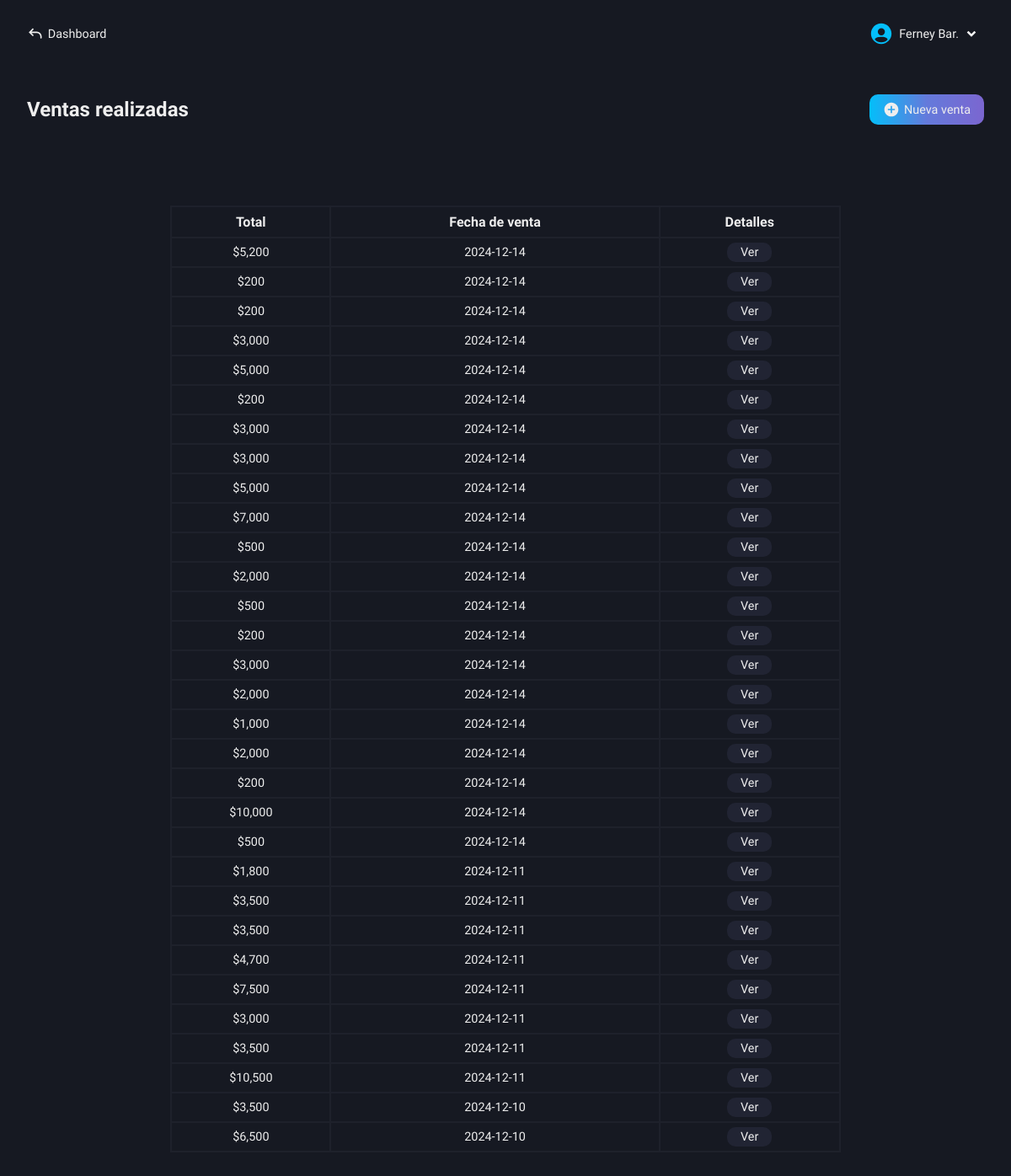
The app's page /roles/store/sales/sales-made.php (signed in), older data.
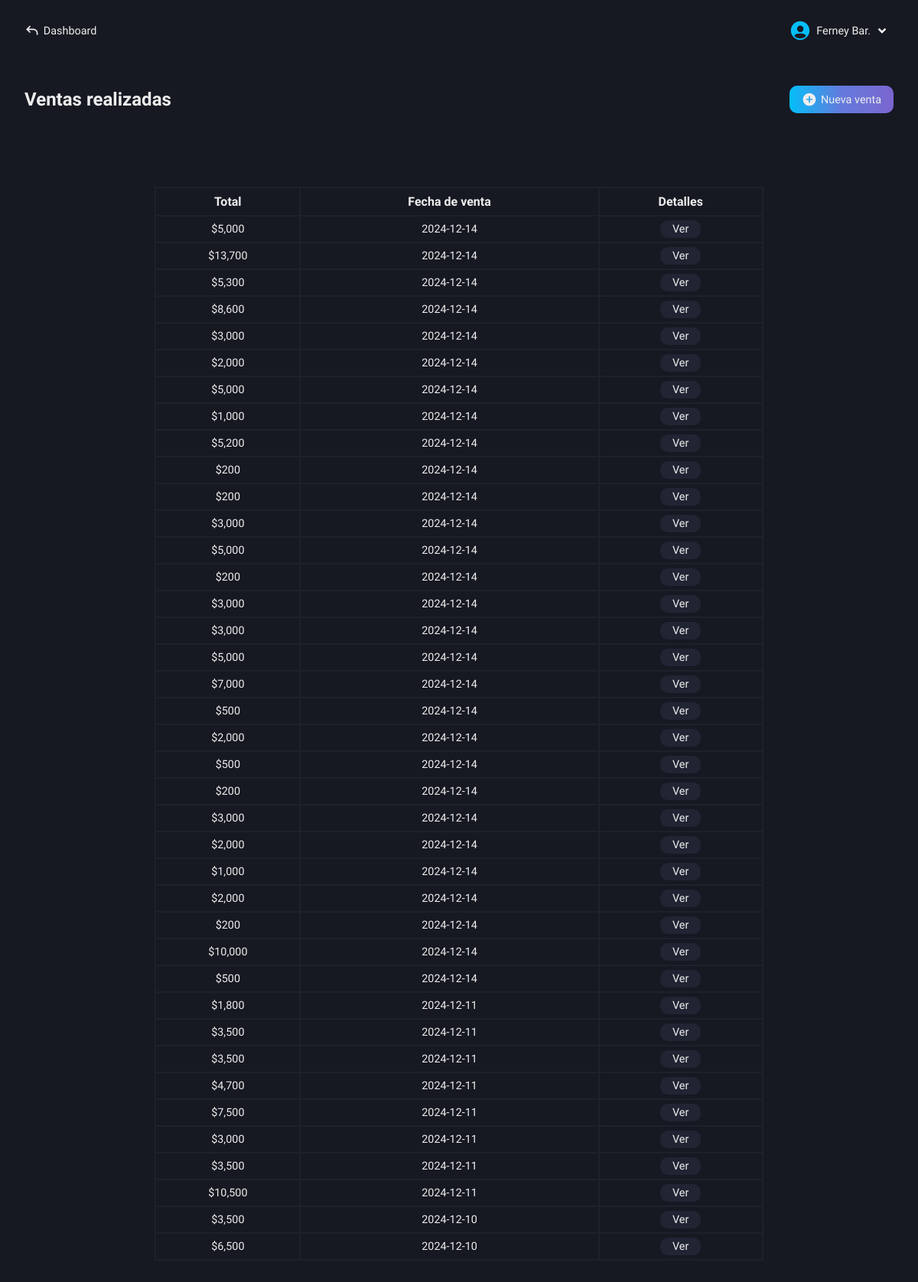
The same page, newer data.
### tables this page shows
CREATE TABLE `users` (
  `id` int(11) NOT NULL AUTO_INCREMENT,
  `name` varchar(100) NOT NULL,
  `lastname` varchar(100) NOT NULL,
  `email` varchar(100) NOT NULL,
  `pass` varchar(100) NOT NULL,
  `role` varchar(100) NOT NULL,
  PRIMARY KEY (`id`)
);

CREATE TABLE `sales` (
  `id` int(11) NOT NULL AUTO_INCREMENT,
  `total_amount` int(11) NOT NULL,
  `sale_date` date NOT NULL,
  PRIMARY KEY (`id`)
);

### roles/store/sales/sales-made.php (the view, shortened to what this page needs)
<!DOCTYPE html>
<html lang="es">
<head>
    <link rel="stylesheet" href="../../../css/store/sales-made.css">
    <?php
        include("../../../conexion.php");
        if (isset($_SESSION['user_id'])) {
            $id_user = $_SESSION['user_id'];
        } else {
            header("Location: ../../../index.php");
            exit();
        }
    ?>
</head>
<body>
    <main class="main">
        <nav class="nav-dash">
            <a href="../../dashboard-store.php" class="go-dash">
                <svg xmlns="http://www.w3.org/2000/svg" width="20" height="20" viewBox="0 0 24 24"><path fill="#eee" d="m4 10l-.707.707L2.586 10l.707-.707zm17 8a1 1 0 1 1-2 0zM8.293 15.707l-5-5l1.414-1.414l5 5zm-5-6.414l5-5l1.414 1.414l-5 5zM4 9h10v2H4zm17 7v2h-2v-2zm-7-7a7 7 0 0 1 7 7h-2a5 5 0 0 0-5-5z"/></svg>
                <p>Dashboard</p>
            </a>
            <div class="user-modal">
                <div class="username">
                    <div class="name-down">
                        <?php
                            $queryData = "SELECT name, lastname FROM users WHERE id = $id_user";
                            $result = mysqli_query($conexion, $queryData);
                            $rowData = mysqli_fetch_assoc($result);
                            echo "<p class='name'>" . $rowData['name'] . ' ' . substr($rowData['lastname'], 0, 3) . ".</p>";
                        ?>
                        <img src="../../../svg/down-arrow.svg" alt="">
                    </div>
                </div>
            </div>
        </nav>
        <section class="new-sale-products" id="hidden-modal">
            <div class="new-sale">
                <div class="tlt-button">
                    <h2 class="tlt-function">Ventas realizadas</h2>
                    <a href="new-sale.php" class="btn-new-sale bg-btn">
                        <svg xmlns="http://www.w3.org/2000/svg" width="20" height="20" viewBox="0 0 24 24"><path fill="#eee" d="M12 2C6.477 2 2 6.477 2 12s4.477 10 10 10s10-4.477 10-10S17.523 2 12 2m5 11h-4v4h-2v-4H7v-2h4V7h2v4h4z"/></svg>
                        <p>Nueva venta</p>
                    </a>
                </div>
                <div class="content-table">
                    <table>
                        <tr>
                            <th>Total</th>
                            <th>Fecha de venta</th>
                            <th>Detalles</th>
                        </tr>
                        <?php
                            $querySales = "SELECT * FROM sales ORDER BY id DESC";
                            $resultSales = mysqli_query($conexion, $querySales);
                            if($resultSales -> num_rows > 0) {
                                while ($row = mysqli_fetch_assoc($resultSales)){
                                    $id_sale = $row['id'];
                                    echo "<tr>
                                            <td>$" . number_format($row['total_amount'], 0) . "</td>
                                            <td>" . $row['sale_date'] . "</td>
                                            <td class='view-details'>
                                                <a href='functions/invoice-details.php?id=$id_sale'>Ver</a>
                                            </td>
                                        </tr>";
                                }
                            } else {
                                echo "<tr>
                                        <td colspan='3'>No hay ventas realizadas aún.</td>
                                      </tr>";
                            }
                        ?>
                    </table>
                </div>
            </div>
        </section>
    </main>
</body>
</html>

### css/store/sales-made.css (style rules this page uses)
.main { display: grid; grid-template-columns: 1fr; grid-template-rows: 80px auto; height: 100vh; background-color: var(--color-dark-blue-gray); }
.new-sale-products { grid-column: 1 / 2; grid-row: 2 / 3; padding: 2rem; box-sizing: border-box; background-color: var(--color-dark-blue-gray); }
.new-sale { display: flex; flex-direction: column; gap: 3rem; }
.tlt-button { display: flex; align-items: center; justify-content: space-between; }
.btn-new-sale { display: flex; align-items: center; gap: .3rem; padding: .5rem 1rem; border-radius: 10px; font-size: .9rem; text-decoration: none; }
.content-table { margin-top: 3rem; }
table, th, td { border: 2px solid var(--color-slate-gray); border-collapse: collapse; }
table { width: 50%; margin: auto; }
th, td { padding: .5rem 0; text-align: center; }
td { font-size: .9rem; font-weight: 300; }
.view-details a { text-decoration: none; background-color: var(--color-dark-charcoal-blue); padding: .2rem 1rem; border-radius: 10px; }
tr:nth-child(2) { animation: highlightRow 4s infinite; transition: all 0.3s ease; }
@media screen and (max-width: 1200px) { .main { height: 100%; } }
@media (max-width: 1400px) { table { width: 70%; } }

### css/base-nav-dash.css (style rules this page uses)
* { color: #eee; }
.nav-dash { grid-column: 1 / 2; grid-row: 1 / 2; display: flex; align-items: center; justify-content: space-between; padding: 0 2rem; box-sizing: border-box; user-select: none; }
.username { display: flex; align-items: center; gap: .4rem; cursor: pointer; }
.name-down { display: flex; align-items: center; }
.name-down .name { color: #eee; font-size: .9rem; }
.go-dash { display: flex; align-items: center; gap: .3rem; text-decoration: none; }
.go-dash p { font-size: .9rem; color: #eee; }

### css/base-btn-bd.css (style rules this page uses)
.bg-btn { background: linear-gradient( 90deg, #04BEFA, #647adb, #7b66d0, #9554c9, #04BEFA ); background-size: 200%; animation: gradient-move 5s infinite; transition: transform 0.2s, box-shadow 0.2s; }

Row changes from the older to the newer data that the page shows:
added sales: total_amount "5,000", sale_date "2024-12-14"
added sales: total_amount "13,700", sale_date "2024-12-14"
added sales: total_amount "5,300", sale_date "2024-12-14"
added sales: total_amount "8,600", sale_date "2024-12-14"
added sales: total_amount "3,000", sale_date "2024-12-14"
added sales: total_amount "2,000", sale_date "2024-12-14"
added sales: total_amount "5,000", sale_date "2024-12-14"
added sales: total_amount "1,000", sale_date "2024-12-14"
